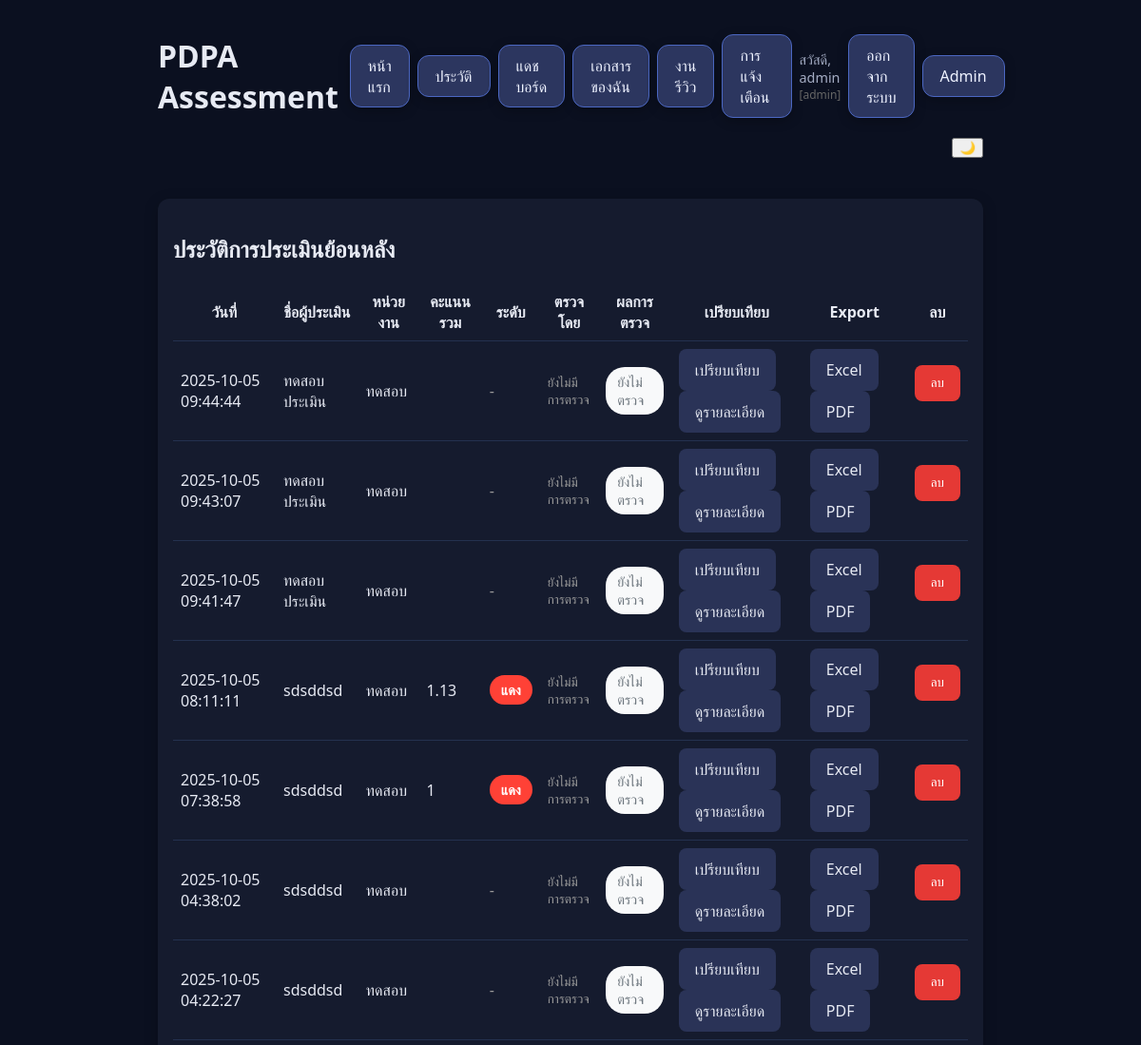
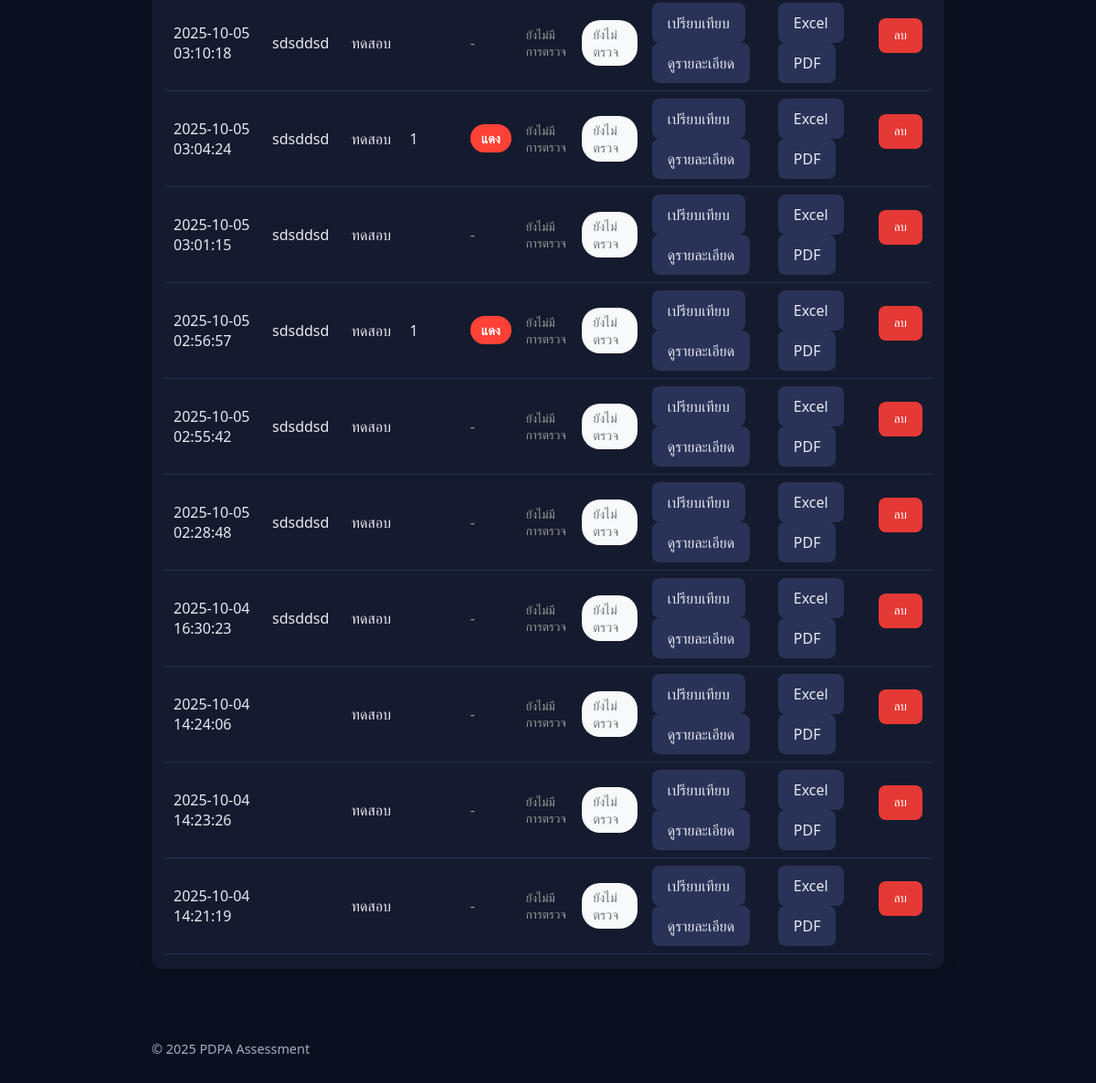
The page /?a=history (signed in) on the database as committed earlier (2 pictures, top to bottom).
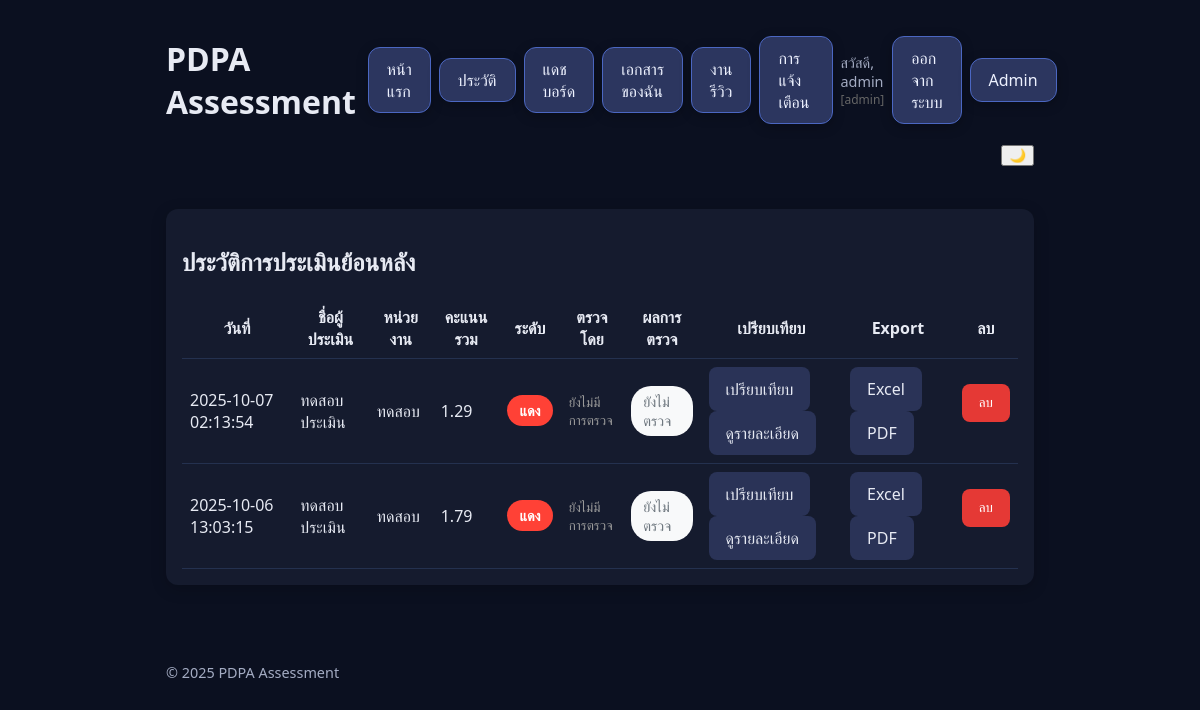
The same page on the database as committed later.
### tables this page shows
CREATE TABLE `assessments` (
  `id` int NOT NULL AUTO_INCREMENT,
  `organization_name` varchar(255) DEFAULT NULL,
  `assessor_name` varchar(255) DEFAULT NULL,
  `org_status` varchar(100) DEFAULT NULL,
  `contact_email` varchar(255) DEFAULT NULL,
  `user_id` int DEFAULT NULL,
  `started_at` datetime DEFAULT NULL,
  `completed_at` datetime DEFAULT NULL,
  `deleted_at` datetime DEFAULT NULL,
  `score` float DEFAULT NULL,
  `risk_level` varchar(64) DEFAULT NULL,
  PRIMARY KEY (`id`),
  KEY `user_id` (`user_id`),
  CONSTRAINT `assessments_ibfk_1` FOREIGN KEY (`user_id`) REFERENCES `users` (`id`) ON DELETE SET NULL
);

### views/history.php (the view, shortened to what the changed rows need)
<?php include __DIR__.'/header.php'; ?>
<section class="card" style="max-width:900px;margin:32px auto;">
  <h2>ประวัติการประเมินย้อนหลัง</h2>
  <?php if (empty($_SESSION['user']) && empty($_SESSION['is_admin'])): ?>
    <div style="padding:32px;text-align:center;color:#eab308;font-size:1.2em;">
      โปรดเข้าสู่ระบบหรือลงทะเบียนถ้ายังไม่มี user<br>
      <a class="btn primary" href="?a=login">เข้าสู่ระบบ</a>
      <a class="btn" href="?a=register">ลงทะเบียน</a>
    </div>
  <?php elseif (empty($rows)): ?>
    <div style="padding:32px;text-align:center;color:#888;">ไม่พบประวัติการประเมิน</div>
  <?php else: ?>
  <table style="width:100%;margin-top:16px;border-collapse:collapse;">
    <thead>
      <tr>
        <th style="padding:8px;border-bottom:1px solid #24314f;">วันที่</th>
        <th style="padding:8px;border-bottom:1px solid #24314f;">ชื่อผู้ประเมิน</th>
        <th style="padding:8px;border-bottom:1px solid #24314f;">หน่วยงาน</th>
        <th style="padding:8px;border-bottom:1px solid #24314f;">คะแนนรวม</th>
        <th style="padding:8px;border-bottom:1px solid #24314f;">ระดับ</th>
        <th style="padding:8px;border-bottom:1px solid #24314f;">ตรวจโดย</th>
        <th style="padding:8px;border-bottom:1px solid #24314f;">ผลการตรวจ</th>
        <th style="padding:8px;border-bottom:1px solid #24314f;">เปรียบเทียบ</th>
        <th style="padding:8px;border-bottom:1px solid #24314f;">Export</th>
        <?php if (!empty($isAdmin)): ?>
          <th style="padding:8px;border-bottom:1px solid #24314f;">ลบ</th>
        <?php endif; ?>
      </tr>
    </thead>
    <tbody>
    <?php foreach ($rows as $h): ?>
      <tr>
        <td style="padding:8px;border-bottom:1px solid #24314f;">
          <?= htmlspecialchars($h['started_at']) ?>
        </td>
        <td style="padding:8px;border-bottom:1px solid #24314f;">
          <?= htmlspecialchars($h['assessor_name']) ?>
        </td>
        <td style="padding:8px;border-bottom:1px solid #24314f;">
          <?= htmlspecialchars($h['organization_name'] ?? '') ?>
        </td>
        <td style="padding:8px;border-bottom:1px solid #24314f;">
          <?= htmlspecialchars($h['score'] ?? '') ?>
        </td>
        <td style="padding:8px;border-bottom:1px solid #24314f;">
          <?php
          $risk_level = $h['risk_level'] ?? '';
          $bg_color = '';
          $text_color = '';
          switch(strtolower($risk_level)) {
            case 'แดง':
            case 'red':
              $bg_color = '#ff4136';
              $text_color = 'white';
              break;
            default:
              $bg_color = '#f8f9fa';
              $text_color = '#333';
          }
          ?>
          <?php if ($risk_level): ?>
          <span style="background:<?= $bg_color ?>;color:<?= $text_color ?>;padding:6px 12px;border-radius:20px;font-size:0.9em;font-weight:bold;display:inline-block;">
            <?= htmlspecialchars($risk_level) ?>
          </span>
          <?php else: ?>
          <span style="color:#999;">-</span>
          <?php endif; ?>
        </td>
        <td style="padding:8px;border-bottom:1px solid #24314f;">
          <?php
          $review_steps = get_document_review_steps($h['id']);
          if (!empty($review_steps)):
            foreach ($review_steps as $step):
          ?>
            <div style="margin-bottom:4px;font-size:0.9em;">
              <strong><?= htmlspecialchars($step['reviewer_name']) ?></strong><br>
              <small style="color:#666;">
                <?= htmlspecialchars($step['action']) ?> - <?= htmlspecialchars($step['created_at']) ?>
              </small>
            </div>
          <?php
            endforeach;
          else:
          ?>
            <small style="color:#999;">ยังไม่มีการตรวจ</small>
          <?php endif; ?>
        </td>
        <td style="padding:8px;border-bottom:1px solid #24314f;">
          <?php
          if (!empty($review_steps)):
            $latest_review = end($review_steps);
            $action = $latest_review['action'];
            $bg_color = '';
            $text_color = '';
            $result_text = '';
            switch($action) {
              case 'approved':
                $bg_color = '#d4edda';
                $text_color = '#155724';
                $result_text = 'อนุมัติ';
                break;
              case 'rejected':
                $bg_color = '#f8d7da';
                $text_color = '#721c24';
                $result_text = 'ปฏิเสธ';
                break;
              case 'under_review':
                $bg_color = '#fff3cd';
                $text_color = '#856404';
                $result_text = 'กำลังตรวจ';
                break;
              case 'pending':
                $bg_color = '#e2e3e5';
                $text_color = '#6c757d';
                $result_text = 'รอการตรวจ';
                break;
              default:
                $bg_color = '#f8f9fa';
                $text_color = '#6c757d';
                $result_text = htmlspecialchars($action);
            }
          ?>
            <span style="background:<?= $bg_color ?>;color:<?= $text_color ?>;padding:6px 12px;border-radius:20px;font-size:0.9em;font-weight:bold;display:inline-block;">
              <?= $result_text ?>
            </span>
          <?php else: ?>
            <span style="background:#f8f9fa;color:#6c757d;padding:6px 12px;border-radius:20px;font-size:0.9em;display:inline-block;">
              ยังไม่ตรวจ
            </span>
          <?php endif; ?>
        </td>
        <td style="padding:8px;border-bottom:1px solid #24314f;">
          <a class="btn" href="?a=compare_assessment&id=<?= (int)$h['id'] ?>">เปรียบเทียบ</a>
          <a class="btn" href="?a=assessment_detail&id=<?= (int)$h['id'] ?>">ดูรายละเอียด</a>
        </td>
        <td style="padding:8px;border-bottom:1px solid #24314f;">
          <a class="btn" href="?a=export_excel&id=<?= (int)$h['id'] ?>" target="_blank">Excel</a>
          <a class="btn" href="?a=export_pdf&id=<?= (int)$h['id'] ?>" target="_blank">PDF</a>
        </td>
        <?php if (!empty($isAdmin)): ?>
        <td style="padding:8px;border-bottom:1px solid #24314f;">
          <form method="post" action="?a=admin_assessment_delete" onsubmit="return confirm('ยืนยันลบประวัติการประเมินนี้ รวมถึงไฟล์และคำตอบที่เกี่ยวข้อง?');">
            <button class="btn" style="background:#e53935;color:#fff;">ลบ</button>
          </form>
        </td>
        <?php endif; ?>
      </tr>
      <?php endforeach; ?>
    </tbody>
  </table>
  <?php endif; ?>
</section>
<?php include __DIR__.'/footer.php'; ?>

Rows that differ between the two databases and show on the page:
no longer on this page (row edited): assessments: started_at "2025-10-05 09:44:44", assessor_name "ทดสอบประเมิน", organization_name "ทดสอบ"
no longer on this page (row edited): assessments: started_at "2025-10-05 09:43:07", assessor_name "ทดสอบประเมิน", organization_name "ทดสอบ"
no longer on this page (row edited): assessments: started_at "2025-10-05 09:41:47", assessor_name "ทดสอบประเมิน", organization_name "ทดสอบ"
no longer on this page (row edited): assessments: started_at "2025-10-05 08:11:11", assessor_name "sdsddsd", organization_name "ทดสอบ", score "1.13", risk_level "แดง"
no longer on this page (row edited): assessments: started_at "2025-10-05 07:38:58", assessor_name "sdsddsd", organization_name "ทดสอบ", score "1", risk_level "แดง"
no longer on this page (row edited): assessments: started_at "2025-10-05 04:38:02", assessor_name "sdsddsd", organization_name "ทดสอบ"
no longer on this page (row edited): assessments: started_at "2025-10-05 04:22:27", assessor_name "sdsddsd", organization_name "ทดสอบ"
no longer on this page (row edited): assessments: started_at "2025-10-05 03:10:18", assessor_name "sdsddsd", organization_name "ทดสอบ"
no longer on this page (row edited): assessments: started_at "2025-10-05 03:04:24", assessor_name "sdsddsd", organization_name "ทดสอบ", score "1", risk_level "แดง"
no longer on this page (row edited): assessments: started_at "2025-10-05 03:01:15", assessor_name "sdsddsd", organization_name "ทดสอบ"
no longer on this page (row edited): assessments: started_at "2025-10-05 02:56:57", assessor_name "sdsddsd", organization_name "ทดสอบ", score "1", risk_level "แดง"
no longer on this page (row edited): assessments: started_at "2025-10-05 02:55:42", assessor_name "sdsddsd", organization_name "ทดสอบ"
no longer on this page (row edited): assessments: started_at "2025-10-05 02:28:48", assessor_name "sdsddsd", organization_name "ทดสอบ"
no longer on this page (row edited): assessments: started_at "2025-10-04 16:30:23", assessor_name "sdsddsd", organization_name "ทดสอบ"
removed assessments: started_at "2025-10-04 14:24:06", organization_name "ทดสอบ"
removed assessments: started_at "2025-10-04 14:23:26", organization_name "ทดสอบ"
removed assessments: started_at "2025-10-04 14:21:19", organization_name "ทดสอบ"
added assessments: started_at "2025-10-07 02:13:54", assessor_name "ทดสอบประเมิน", organization_name "ทดสอบ", score "1.29", risk_level "แดง"
added assessments: started_at "2025-10-06 13:03:15", assessor_name "ทดสอบประเมิน", organization_name "ทดสอบ", score "1.79", risk_level "แดง"
